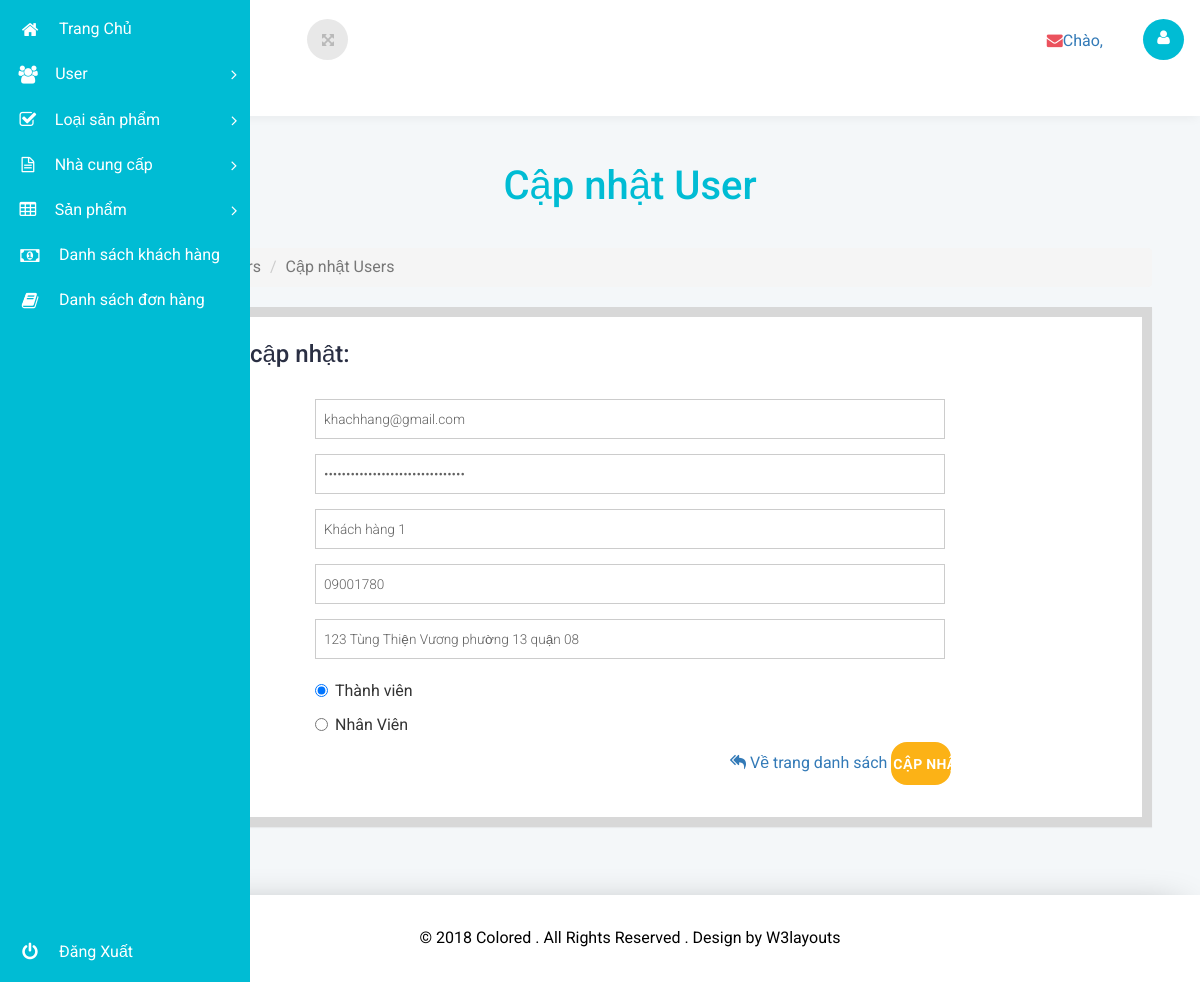
The app's page /admin/capnhat_users.php?id=20 with its own data.
### tables this page shows
CREATE TABLE IF NOT EXISTS `user` (
  `id` int(11) NOT NULL AUTO_INCREMENT,
  `email` varchar(300) NOT NULL,
  `password` varchar(300) NOT NULL,
  `ten_day_du` varchar(150) NOT NULL,
  `so_dien_thoai` varchar(50) NOT NULL,
  `dia_chi` varchar(300) NOT NULL,
  `quyen` tinyint(3) NOT NULL DEFAULT '0',
  PRIMARY KEY (`id`),
  UNIQUE KEY `email` (`email`)
);

### admin/templates/layout.php (called while the page is built, shortened)
<?php include("head.php")?>
<?php include("main-menu.php")?>
<?php include("wrapper.php")?>

### admin/capnhat_users.php (called while the page is built, shortened)
<?php
if(isset($_GET['id']))
{
	$id=$_GET['id'];
	include("models/m_user.php");
	$m_user=new M_user();
	$user=$m_user->Doc_user_theo_id($id);
}
include("templates/layout.php");
?>

### admin/models/m_user.php (called while the page is built, shortened)
<?php
class M_user
{
	private $conn="";
	public function __construct()
	{
		$server_username = "root";
		$server_password = "";
		$server_host = "localhost";
		$database = 'thuc_pham_chuc_nang';
		$this->conn = mysqli_connect($server_host,$server_username,$server_password,$database) or die("không thể kết nối tới database");
		mysqli_query($this->conn,"SET NAMES 'UTF8'");
	}
	public function Doc_user_theo_id($id)
	{
		$sql="SELECT * FROM user ";
		$sql.="WHERE id='$id'";
		$result = mysqli_query($this->conn,$sql);
		return mysqli_fetch_all($result,MYSQLI_ASSOC);
	}
}
?>

### admin/views/users/v_cap_nhat_users.php (the view, shortened to what this page needs)
<div class="main-grid">
			<div class="agile-grids">
				<div class="grids">
					<div class="progressbar-heading grids-heading">
						<h2>Cập nhật User</h2>
					</div>
                    <ol class="breadcrumb">
									<li><a href="index_quan_tri.php">Trang Chủ</a></li>
									<li class="active">Users</li>
									<li class="active">Cập nhật Users</li>
								</ol>
					<div class="panel panel-widget forms-panel">
						<div class="progressbar-heading general-heading">
							<h4>Thông tin cập nhật:</h4>
						</div>
						<div class="forms">
								<div class="form-three widget-shadow">
									<form class="form-horizontal" action="#" method="post">
										<div class="form-group mb-n">
											<label for="largeinput" class="col-sm-2 control-label label-input-lg">Email</label>
											<div class="col-sm-8">
												<input type="email" value="<?php echo $user[0]['email']?>" class="form-control1 input-lg" id="largeinput" placeholder="email cần tạo" name="email"/>
											</div>
										</div>
                                        <div class="form-group mb-n">
											<label for="largeinput" class="col-sm-2 control-label label-input-lg">Password</label>
											<div class="col-sm-8">
												<input type="password" value="<?php echo $user[0]['password']?>" class="form-control1 input-lg" id="largeinput" placeholder="password" name="password"/>
											</div>
										</div>
                                        <div class="form-group mb-n">
											<label for="largeinput" class="col-sm-2 control-label label-input-lg">Họ tên</label>
											<div class="col-sm-8">
												<input type="text" value="<?php echo $user[0]['ten_day_du']?>" class="form-control1 input-lg" id="largeinput" placeholder="họ và tên" name="ho_ten"/>
											</div>
										</div>
                                        <div class="form-group mb-n">
											<label for="largeinput" class="col-sm-2 control-label label-input-lg">Số điện thoại</label>
											<div class="col-sm-8">
												<input type="text" value="<?php echo $user[0]['so_dien_thoai']?>" class="form-control1 input-lg" id="largeinput" placeholder="(+84)--------" name="so_dien_thoai"/>
											</div>
										</div>
                                        <div class="form-group mb-n">
											<label for="largeinput" class="col-sm-2 control-label label-input-lg">Địa chỉ</label>
											<div class="col-sm-8">
												<input type="text" value="<?php echo $user[0]['dia_chi']?>" class="form-control1 input-lg" id="largeinput" placeholder=" đường ,phường, quận, tp" name="dia_chi"/>
											</div>
										</div>
                                        <div class="form-group">
											<label for="radio" class="col-sm-2 control-label">Phân quyền</label>
											<div class="col-sm-8">
                                            <?php
											if($user[0]['quyen'] == 0)
											{
											?>
												<div class="radio block">
                                                	<label>
                                                    	<input type="radio" checked="checked" name="quyen" value="0">Thành viên</label>
                                                </div>
                                                <div class="radio block">
                                                    <label>
                                                        <input type="radio" name="quyen"value="1" > Nhân Viên
                                                    </label>
                                                </div>
                                            <?php
											}
											?>
										</div>
                                        <div class="form-group mb-n">
                                        	<div class="col-sm-7"></div>
                                        	<div class="col-sm-5">
                                            	<a href="ds_users.php"><i class="fa fa-reply-all"></i> Về trang danh sách</a>
												<button type="submit" class="btn btn-default w3ls-button" name="btn_cap_nhat_user">Cập nhật</button>
                                            </div>
										</div>
									</form>
								</div>
						</div>
					</div>
				</div>
			</div>
		</div>

### records on screen
user: email "khachhang@gmail.com", ho_ten "Khách hàng 1", so_dien_thoai "09001780", dia_chi "123 Tùng Thiện Vương phường 13 quận 08"
